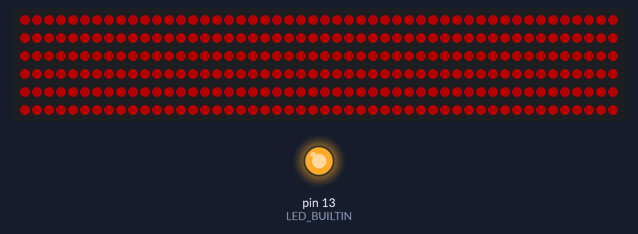
Simulated run of this sketch. Board: Arduino Uno, built with avr-gcc and run on an emulated ATmega328P. On the bench: 300 RGB LEDs in strip order, left to right, continuing on the next row, output pins drawn as LEDs (lit = HIGH). Dim RGB values are drawn brighter than linear.

Above: at 0.1 s.
At 2.6 s:
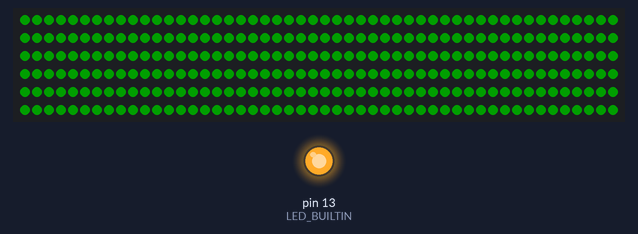
At 5.1 s:
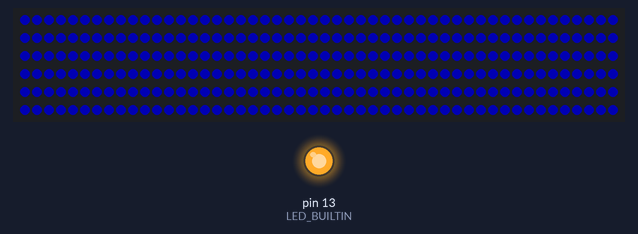
At 7.6 s:
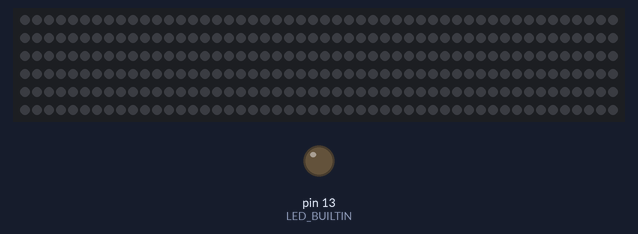
Timing chart, 0 to 39.7 s (numbered marks = the images above):
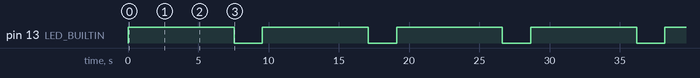

Measured:
- by itself, pin 13 (LED_BUILTIN): alternates HIGH for 7.5 s and LOW for 2.0 s
- by itself, everything shown: repeats every 9.5 s, in 4 steps
- what the display in image 1 shows lasts 2.6 s, from 2.5 s to 5.1 s

The sketch:

StripTest.ino
```cpp
/*
 * StripTest — minimal WS2812B proof
 * ============================================================================
 *
 * Temporary diagnostic, not part of the build. No serial, no protocol, no
 * storm logic: just solid colours on a timer. If the strip does not cycle
 * red -> green -> blue -> black with this loaded, the fault is in the strip,
 * its power, or its data line — and nothing in StromSync_UNO.ino can be
 * blamed for it.
 *
 * Brightness is deliberately low. 300 pixels at full white is ~18 A; at 60/255
 * on a single colour it is closer to 1 A, which any sane feed handles.
 */

#include <FastLED.h>

#define LED_PIN      6
#define NUM_LEDS     300
#define LED_TYPE     WS2812B
#define COLOR_ORDER  GRB

static CRGB leds[NUM_LEDS];

void setup() {
  FastLED.addLeds<LED_TYPE, LED_PIN, COLOR_ORDER>(leds, NUM_LEDS);
  FastLED.setBrightness(60);
  FastLED.clear(true);

  // Onboard LED marks each cycle, so a dark strip can still be told apart
  // from a board that is not running at all.
  pinMode(LED_BUILTIN, OUTPUT);
}

static void show(CRGB c, uint16_t ms) {
  fill_solid(leds, NUM_LEDS, c);
  FastLED.show();
  delay(ms);
}

void loop() {
  digitalWrite(LED_BUILTIN, HIGH);
  show(CRGB::Red, 2500);
  show(CRGB::Green, 2500);
  show(CRGB::Blue, 2500);
  digitalWrite(LED_BUILTIN, LOW);
  show(CRGB::Black, 2000);
}
```
